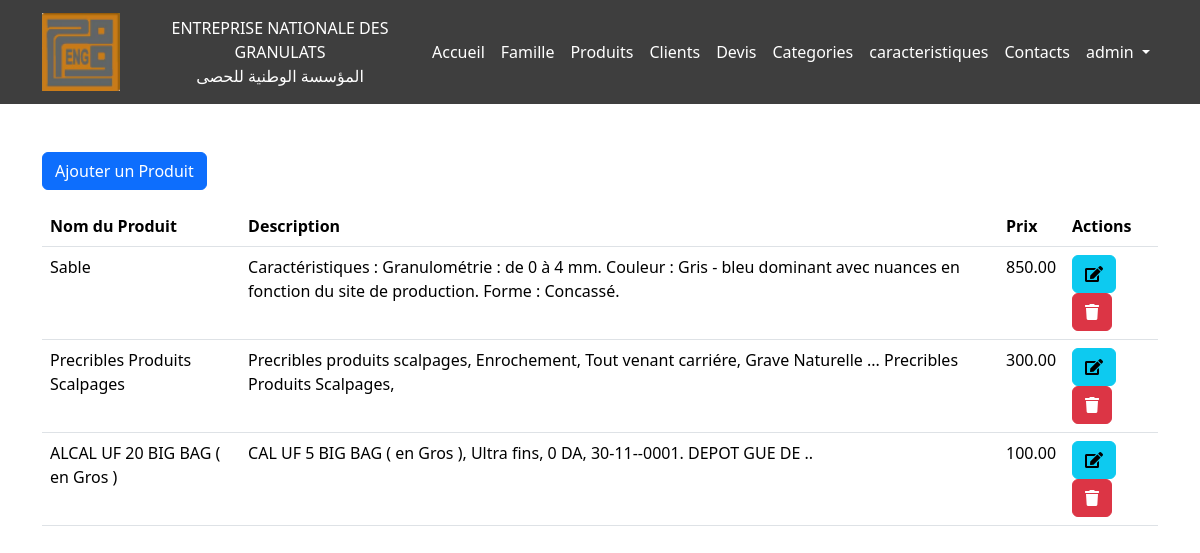
Screenshot of /admin/produit/index.php (signed in) with the database file from the repository.
### tables this page shows
CREATE TABLE `produits` (
  `id` int(11) NOT NULL,
  `nom_produit` varchar(255) NOT NULL,
  `date_produit` date NOT NULL,
  `description_produit` text DEFAULT NULL,
  `url_img` varchar(255) DEFAULT NULL,
  `prix_produit` decimal(10,2) NOT NULL,
  `id_famille` int(11) NOT NULL
);

### admin/produit/index.php (the view, shortened to what this page needs)
<?php
include '../layouts/navbar.php';
include '../../config/bdd.php';
$sql_produits = "SELECT * FROM produits";
$result_produits = $conn->query($sql_produits);
?>
<div class="container mt-5">
    <button type="button" class="btn btn-primary" data-toggle="modal" data-target="#ajouterProduitModal">
        Ajouter un Produit
    </button>
    <table class="table mt-3">
        <thead>
            <tr>
                <th>Nom du Produit</th>
                <th>Description</th>
                <th>Prix</th>
                <th>Actions</th>
            </tr>
        </thead>
        <tbody>
            <?php
            if ($result_produits->num_rows > 0) {
                while ($row_produit = $result_produits->fetch_assoc()) {
                    echo "<tr>";
                    echo "<td>" . $row_produit['nom_produit'] . "</td>";
                    echo "<td>" . $row_produit['description_produit'] . "</td>";
                    echo "<td>" . $row_produit['prix_produit'] . "</td>";
                    echo "<td>
                    <button class='btn btn-info edit-button' data-bs-toggle='modal' data-bs-target='#modifierProduitModal' data-backdrop='static' data-id='" . $row_produit['id'] . "' data-nom='" . $row_produit['nom_produit'] . "' data-description='" . $row_produit['description_produit'] . "' data-prix='" . $row_produit['prix_produit'] . "'><i class='fa fa-edit'></i></button>
                            <a href='index.php?delete_id=" . $row_produit['id'] . "' class='btn btn-danger'><i class='fa fa-trash'></i></a>
                        </td>";
                    echo "</tr>";
                }
            } else {
                echo "<tr><td colspan='4'>Aucun produit trouvé.</td></tr>";
            }
            ?>
        </tbody>
    </table>
</div>
<?php include("../layouts/footer.php"); ?>

### rows the page displays
produits: nom_produit "Sable", description_produit "Caractéristiques : Granulométrie : de 0 à 4 mm. Couleur : Gris - bleu dominant avec nuances en fonction du site de production. Forme : Concassé.", prix_produit "850.00"
produits: nom_produit "Precribles Produits Scalpages", description_produit "Precribles produits scalpages, Enrochement, Tout venant carriére, Grave Naturelle ... Precribles Produits Scalpages,", prix_produit "300.00"
produits: nom_produit "ALCAL UF 20 BIG BAG ( en Gros )", description_produit "CAL UF 5 BIG BAG ( en Gros ), Ultra fins, 0 DA, 30-11--0001. DEPOT GUE DE ..", prix_produit "100.00"

### other values shown
$_SESSION['username_admin'] "admin"
